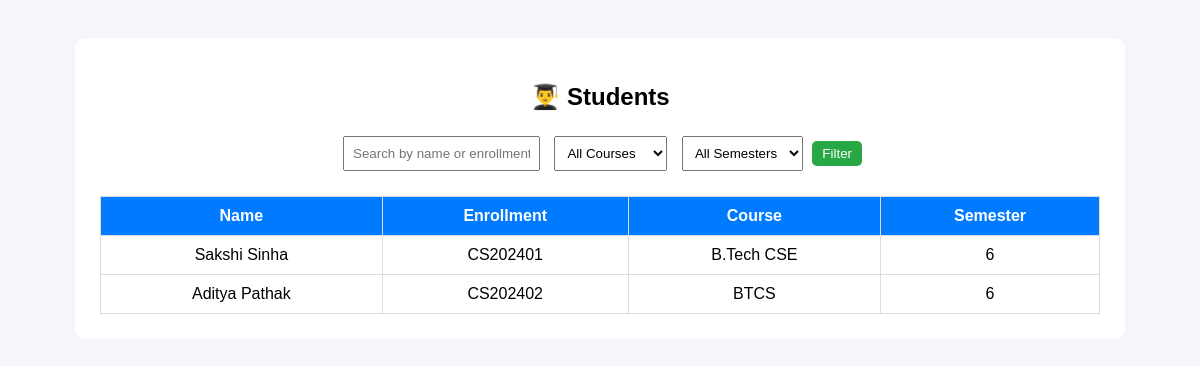
Screenshot of /faculty/students (signed in) with the database file from the repository.
### tables this page shows
CREATE TABLE students (
    id INTEGER PRIMARY KEY AUTOINCREMENT,
    name TEXT,
    enrollment TEXT UNIQUE,
    password TEXT,
    course TEXT,
    semester TEXT,
    year TEXT
, branch TEXT);

### app.py (the view)
@app.route("/faculty/students")
def faculty_all_students():
    if "faculty_id" not in session:
        return redirect("/")
    conn = sqlite3.connect("database.db")
    conn.row_factory = sqlite3.Row
    course = request.args.get("course")
    semester = request.args.get("semester")
    search = request.args.get("search")
    query = "SELECT * FROM students WHERE 1=1"
    params = []
    if course:
        query += " AND course = ?"
        params.append(course)
    if semester:
        query += " AND semester = ?"
        params.append(semester)
    if search:
        query += " AND (name LIKE ? OR enrollment LIKE ?)"
        params.append(f"%{search}%")
        params.append(f"%{search}%")
    students = conn.execute(query, params).fetchall()
    conn.close()
    return render_template(
        "faculty_all_students.html",
        students=students
    )

### templates/faculty_all_students.html (shortened to what this page needs)
<!DOCTYPE html>
<html>
<head>
</head>
<body>
<div class="container">
<h2>👨‍🎓 Students</h2>
<form method="GET" class="filter">
<input type="text" name="search" placeholder="Search by name or enrollment">
<select name="course">
    <option value="">All Courses</option>
</select>
<select name="semester">
    <option value="">All Semesters</option>
</select>
<button type="submit">Filter</button>
</form>
<table>
<tr>
<th>Name</th>
<th>Enrollment</th>
<th>Course</th>
<th>Semester</th>
</tr>
{% for student in students %}
<tr>
<td>{{ student.name }}</td>
<td>{{ student.enrollment }}</td>
<td>{{ student.course }}</td>
<td>{{ student.semester }}</td>
</tr>
{% endfor %}
</table>
</div>
</body>
</html>

### templates/faculty_all_students.html (style rules this page uses)
body { font-family:Arial; background:#f4f6f9; padding:30px; }
.container { width:1000px; margin:auto; background:white; padding:25px; border-radius:10px; }
h2 { text-align:center; }
.filter { margin-bottom:20px; text-align:center; }
input, select { padding:8px; margin:5px; }
table { width:100%; border-collapse:collapse; }
th,td { border:1px solid #ddd; padding:10px; text-align:center; }
th { background:#007bff; color:white; }
button { padding:5px 10px; background:#28a745; color:white; border:none; border-radius:5px; }

### rows the page displays
students: name "Sakshi Sinha", enrollment "CS202401", course "B.Tech CSE", semester "6"
students: name "Aditya Pathak", enrollment "CS202402", course "BTCS", semester "6"
